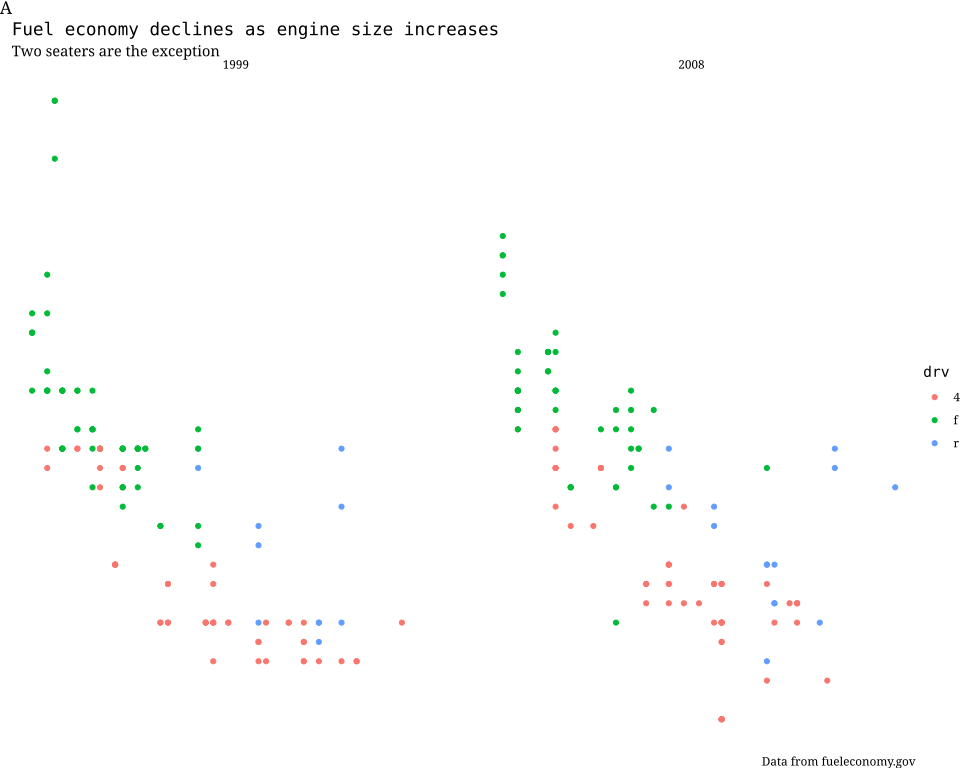

Write R code to recreate this figure.
# The plot test/golden/theme_family_void.svg draws, drawn by ggplot2 itself, as ggplot2's own visual
# tests draw their snapshots: the independent check on that golden whenever it changes. The suite
# never runs this; it needs R, ggplot2 and vdiffr, saved as the Docker image giggly-r:ggplot2-4.0.3.
# From the repository's root:
#
#   docker run --rm -v "$PWD/test/golden":/golden:ro giggly-r:ggplot2-4.0.3 \
#     Rscript /golden/theme_family_void.R > theme_family_void.ggplot2.svg
#
# and compare the two drawings element by element, as test/golden/point.R describes, which leaves
# out each label's font-family: vdiffr writes `sans` for every family and measures each with
# Liberation Sans, as Giggly measures it, where Giggly names the family.
#
# test/golden/theme_family_base_header.R's plot under theme_void(), whose families reach the
# texts it draws as theme_gray()'s do: the strips, the legend and the plot's titles.
#
# First checked with ggplot2 4.0.3 and vdiffr 1.0.9: every element and clip path matches.

library(ggplot2)

plot <- ggplot(mpg, aes(displ, hwy, colour = drv)) +
  geom_point() +
  facet_wrap(~year) +
  labs(
    title = "Fuel economy declines as engine size increases",
    subtitle = "Two seaters are the exception",
    caption = "Data from fueleconomy.gov",
    tag = "A"
  ) +
  theme_void(base_family = "serif", header_family = "mono")

file <- tempfile(fileext = ".svg")
vdiffr::write_svg(plot, file)
cat(readLines(file), sep = "\n")
